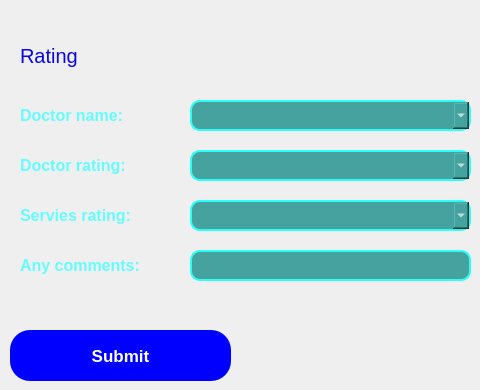
    <widget class="QWidget" name="Rating">
     <widget class="QLabel" name="label_642">
      <property name="geometry">
       <rect>
        <x>20</x>
        <y>40</y>
        <width>121</width>
        <height>31</height>
       </rect>
      </property>
      <property name="font">
       <font>
        <pointsize>15</pointsize>
       </font>
      </property>
      <property name="styleSheet">
       <string notr="true">color: rgb(12, 5, 231);</string>
      </property>
      <property name="text">
       <string>Rating</string>
      </property>
     </widget>
     <widget class="QLabel" name="label_643">
      <property name="geometry">
       <rect>
        <x>20</x>
        <y>100</y>
        <width>161</width>
        <height>31</height>
       </rect>
      </property>
      <property name="font">
       <font>
        <pointsize>12</pointsize>
        <bold>true</bold>
       </font>
      </property>
      <property name="styleSheet">
       <string notr="true">color: rgb(102, 252, 255);</string>
      </property>
      <property name="text">
       <string>Doctor name:</string>
      </property>
     </widget>
     <widget class="QLabel" name="label_644">
      <property name="geometry">
       <rect>
        <x>20</x>
        <y>150</y>
        <width>161</width>
        <height>31</height>
       </rect>
      </property>
      <property name="font">
       <font>
        <pointsize>12</pointsize>
        <bold>true</bold>
       </font>
      </property>
      <property name="styleSheet">
       <string notr="true">color: rgb(102, 252, 255);</string>
      </property>
      <property name="text">
       <string>Doctor rating:</string>
      </property>
     </widget>
     <widget class="QComboBox" name="comboBox_4">
      <property name="geometry">
       <rect>
        <x>190</x>
        <y>150</y>
        <width>281</width>
        <height>31</height>
       </rect>
      </property>
      <property name="styleSheet">
       <string notr="true">

color: rgb(255, 255, 255);
border: 2px solid;
border-color: rgb(42, 255, 248);
background-color: rgb(69, 162, 158);
border-radius: 10px;
padding-left: 10px;
font: 11pt &quot;Segoe UI&quot;;
</string>
      </property>
     </widget>
     <widget class="QLabel" name="label_645">
      <property name="geometry">
       <rect>
        <x>20</x>
        <y>200</y>
        <width>161</width>
        <height>31</height>
       </rect>
      </property>
      <property name="font">
       <font>
        <pointsize>12</pointsize>
        <bold>true</bold>
       </font>
      </property>
      <property name="styleSheet">
       <string notr="true">color: rgb(102, 252, 255);</string>
      </property>
      <property name="text">
       <string>Servies rating:</string>
      </property>
     </widget>
     <widget class="QComboBox" name="comboBox_5">
      <property name="geometry">
       <rect>
        <x>190</x>
        <y>200</y>
        <width>281</width>
        <height>31</height>
       </rect>
      </property>
      <property name="styleSheet">
       <string notr="true">

color: rgb(255, 255, 255);
border: 2px solid;
border-color: rgb(42, 255, 248);
background-color: rgb(69, 162, 158);
border-radius: 10px;
padding-left: 10px;
font: 11pt &quot;Segoe UI&quot;;
</string>
      </property>
     </widget>
     <widget class="QLabel" name="label_646">
      <property name="geometry">
       <rect>
        <x>20</x>
        <y>250</y>
        <width>161</width>
        <height>31</height>
       </rect>
      </property>
      <property name="font">
       <font>
        <pointsize>12</pointsize>
        <bold>true</bold>
       </font>
      </property>
      <property name="styleSheet">
       <string notr="true">color: rgb(102, 252, 255);</string>
      </property>
      <property name="text">
       <string>Any comments:</string>
      </property>
     </widget>
     <widget class="QLineEdit" name="lineEdit_20">
      <property name="geometry">
       <rect>
        <x>190</x>
        <y>250</y>
        <width>281</width>
        <height>31</height>
       </rect>
      </property>
      <property name="font">
       <font>
        <pointsize>11</pointsize>
        <italic>false</italic>
        <bold>false</bold>
       </font>
      </property>
      <property name="styleSheet">
       <string notr="true">QLineEdit
{
color: rgb(255, 255, 255);
border: 2px solid;
border-color: rgb(42, 255, 248);
background-color: rgb(69, 162, 158);
border-radius: 10px;
padding-left: 10px;
font: 11pt &quot;Segoe UI&quot;;
}</string>
      </property>
     </widget>
     <widget class="QPushButton" name="pushButton_264">
      <property name="geometry">
       <rect>
        <x>10</x>
        <y>330</y>
        <width>221</width>
        <height>51</height>
       </rect>
      </property>
      <property name="font">
       <font>
        <pointsize>13</pointsize>
        <italic>false</italic>
        <bold>true</bold>
       </font>
      </property>
      <property name="styleSheet">
       <string notr="true">QPushButton
{
color: rgb(255, 255, 255);
background-color: rgb(0, 0, 255);
font: 700 13pt &quot;Segoe UI&quot;;
border-radius: 20px;
}</string>
      </property>
      <property name="text">
       <string>Submit</string>
      </property>
     </widget>
     <widget class="QComboBox" name="RDcomboBox">
      <property name="geometry">
       <rect>
        <x>190</x>
        <y>100</y>
        <width>281</width>
        <height>31</height>
       </rect>
      </property>
      <property name="styleSheet">
       <string notr="true">

color: rgb(255, 255, 255);
border: 2px solid;
border-color: rgb(42, 255, 248);
background-color: rgb(69, 162, 158);
border-radius: 10px;
padding-left: 10px;
font: 11pt &quot;Segoe UI&quot;;
</string>
      </property>
     </widget>
    </widget>
